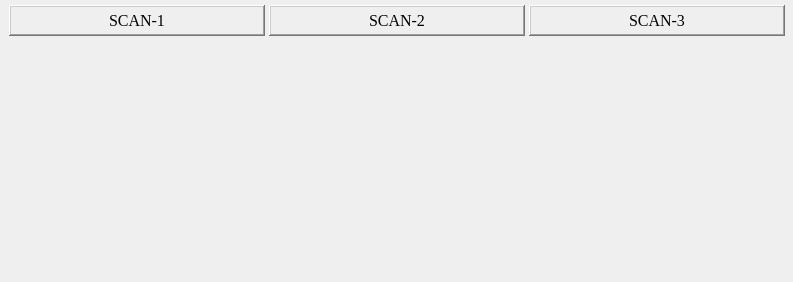
<?xml version="1.0" encoding="UTF-8"?>
<ui version="4.0">
 <class>MainWindow</class>
 <widget class="QMainWindow" name="MainWindow">
  <property name="geometry">
   <rect>
    <x>0</x>
    <y>0</y>
    <width>793</width>
    <height>282</height>
   </rect>
  </property>
  <property name="windowTitle">
   <string>scan3D</string>
  </property>
  <property name="styleSheet">
   <string notr="true"/>
  </property>
  <widget class="QWidget" name="centralwidget">
   <widget class="caFrame" name="caframe">
    <property name="geometry">
     <rect>
      <x>-1</x>
      <y>0</y>
      <width>871</width>
      <height>301</height>
     </rect>
    </property>
    <property name="background">
     <color>
      <red>156</red>
      <green>156</green>
      <blue>156</blue>
     </color>
    </property>
    <property name="backgroundMode">
     <enum>caFrame::Filled</enum>
    </property>
    <widget class="caInclude" name="cainclude">
     <property name="geometry">
      <rect>
       <x>15</x>
       <y>45</y>
       <width>243</width>
       <height>231</height>
      </rect>
     </property>
     <property name="font">
      <font>
       <family>Times New Roman</family>
      </font>
     </property>
     <property name="macro">
      <string notr="true">P=$(W), S=scan1, CONFIG=$(CONFIG)</string>
     </property>
     <property name="filename" stdset="0">
      <string notr="true">../scan/scan.ui</string>
     </property>
    </widget>
    <widget class="caInclude" name="cainclude_2">
     <property name="geometry">
      <rect>
       <x>275</x>
       <y>45</y>
       <width>243</width>
       <height>231</height>
      </rect>
     </property>
     <property name="macro">
      <string notr="true">P=$(W), S=scan2, CONFIG=$(CONFIG)</string>
     </property>
     <property name="filename" stdset="0">
      <string notr="true">../scan/scan.ui</string>
     </property>
    </widget>
    <widget class="caInclude" name="cainclude_3">
     <property name="geometry">
      <rect>
       <x>535</x>
       <y>45</y>
       <width>243</width>
       <height>231</height>
      </rect>
     </property>
     <property name="macro">
      <string notr="true">P=$(W), S=scan3, CONFIG=$(CONFIG)</string>
     </property>
     <property name="filename" stdset="0">
      <string notr="true">../scan/scan.ui</string>
     </property>
    </widget>
    <widget class="caLabel" name="calabel">
     <property name="geometry">
      <rect>
       <x>10</x>
       <y>5</y>
       <width>256</width>
       <height>31</height>
      </rect>
     </property>
     <property name="font">
      <font>
       <family>Times New Roman</family>
       <pointsize>12</pointsize>
       <weight>50</weight>
       <bold>false</bold>
      </font>
     </property>
     <property name="frameShape">
      <enum>QFrame::WinPanel</enum>
     </property>
     <property name="frameShadow">
      <enum>QFrame::Raised</enum>
     </property>
     <property name="lineWidth">
      <number>1</number>
     </property>
     <property name="midLineWidth">
      <number>1</number>
     </property>
     <property name="text">
      <string>SCAN-1</string>
     </property>
     <property name="alignment">
      <set>Qt::AlignCenter</set>
     </property>
     <property name="foreground">
      <color>
       <red>0</red>
       <green>0</green>
       <blue>0</blue>
      </color>
     </property>
     <property name="background">
      <color>
       <red>169</red>
       <green>209</green>
       <blue>239</blue>
      </color>
     </property>
    </widget>
    <widget class="caGraphics" name="cagraphics_2">
     <property name="geometry">
      <rect>
       <x>10</x>
       <y>40</y>
       <width>256</width>
       <height>241</height>
      </rect>
     </property>
     <property name="foreground">
      <color>
       <red>105</red>
       <green>105</green>
       <blue>105</blue>
      </color>
     </property>
     <property name="linestyle" stdset="0">
      <enum>caGraphics::Solid</enum>
     </property>
     <property name="fillstyle" stdset="0">
      <enum>caGraphics::Filled</enum>
     </property>
     <property name="lineSize">
      <number>2</number>
     </property>
     <property name="lineColor">
      <color>
       <red>0</red>
       <green>0</green>
       <blue>0</blue>
      </color>
     </property>
    </widget>
    <widget class="caLabel" name="calabel_2">
     <property name="geometry">
      <rect>
       <x>270</x>
       <y>5</y>
       <width>256</width>
       <height>31</height>
      </rect>
     </property>
     <property name="font">
      <font>
       <family>Times New Roman</family>
       <pointsize>12</pointsize>
       <weight>50</weight>
       <bold>false</bold>
      </font>
     </property>
     <property name="frameShape">
      <enum>QFrame::WinPanel</enum>
     </property>
     <property name="frameShadow">
      <enum>QFrame::Raised</enum>
     </property>
     <property name="lineWidth">
      <number>1</number>
     </property>
     <property name="midLineWidth">
      <number>1</number>
     </property>
     <property name="text">
      <string>SCAN-2</string>
     </property>
     <property name="alignment">
      <set>Qt::AlignCenter</set>
     </property>
     <property name="foreground">
      <color>
       <red>0</red>
       <green>0</green>
       <blue>0</blue>
      </color>
     </property>
     <property name="background">
      <color>
       <red>169</red>
       <green>209</green>
       <blue>239</blue>
      </color>
     </property>
    </widget>
    <widget class="caLabel" name="calabel_3">
     <property name="geometry">
      <rect>
       <x>530</x>
       <y>5</y>
       <width>256</width>
       <height>31</height>
      </rect>
     </property>
     <property name="font">
      <font>
       <family>Times New Roman</family>
       <pointsize>12</pointsize>
       <weight>50</weight>
       <bold>false</bold>
      </font>
     </property>
     <property name="frameShape">
      <enum>QFrame::WinPanel</enum>
     </property>
     <property name="frameShadow">
      <enum>QFrame::Raised</enum>
     </property>
     <property name="lineWidth">
      <number>1</number>
     </property>
     <property name="midLineWidth">
      <number>1</number>
     </property>
     <property name="text">
      <string>SCAN-3</string>
     </property>
     <property name="alignment">
      <set>Qt::AlignCenter</set>
     </property>
     <property name="foreground">
      <color>
       <red>0</red>
       <green>0</green>
       <blue>0</blue>
      </color>
     </property>
     <property name="background">
      <color>
       <red>169</red>
       <green>209</green>
       <blue>239</blue>
      </color>
     </property>
    </widget>
    <widget class="caGraphics" name="cagraphics_3">
     <property name="geometry">
      <rect>
       <x>270</x>
       <y>40</y>
       <width>256</width>
       <height>241</height>
      </rect>
     </property>
     <property name="foreground">
      <color>
       <red>105</red>
       <green>105</green>
       <blue>105</blue>
      </color>
     </property>
     <property name="linestyle" stdset="0">
      <enum>caGraphics::Solid</enum>
     </property>
     <property name="fillstyle" stdset="0">
      <enum>caGraphics::Filled</enum>
     </property>
     <property name="lineSize">
      <number>2</number>
     </property>
     <property name="lineColor">
      <color>
       <red>0</red>
       <green>0</green>
       <blue>0</blue>
      </color>
     </property>
    </widget>
    <widget class="caGraphics" name="cagraphics_4">
     <property name="geometry">
      <rect>
       <x>530</x>
       <y>40</y>
       <width>256</width>
       <height>241</height>
      </rect>
     </property>
     <property name="foreground">
      <color>
       <red>105</red>
       <green>105</green>
       <blue>105</blue>
      </color>
     </property>
     <property name="linestyle" stdset="0">
      <enum>caGraphics::Solid</enum>
     </property>
     <property name="fillstyle" stdset="0">
      <enum>caGraphics::Filled</enum>
     </property>
     <property name="lineSize">
      <number>2</number>
     </property>
     <property name="lineColor">
      <color>
       <red>0</red>
       <green>0</green>
       <blue>0</blue>
      </color>
     </property>
    </widget>
    <zorder>cagraphics_4</zorder>
    <zorder>cagraphics_3</zorder>
    <zorder>calabel</zorder>
    <zorder>cagraphics_2</zorder>
    <zorder>cainclude</zorder>
    <zorder>cainclude_2</zorder>
    <zorder>cainclude_3</zorder>
    <zorder>calabel_2</zorder>
    <zorder>calabel_3</zorder>
   </widget>
  </widget>
 </widget>
 <customwidgets>
  <customwidget>
   <class>caFrame</class>
   <extends>QFrame</extends>
   <header>caFrame</header>
   <container>1</container>
  </customwidget>
  <customwidget>
   <class>caLabel</class>
   <extends>QLabel</extends>
   <header>caLabel</header>
  </customwidget>
  <customwidget>
   <class>caGraphics</class>
   <extends>QWidget</extends>
   <header>caGraphics</header>
  </customwidget>
  <customwidget>
   <class>caInclude</class>
   <extends>QWidget</extends>
   <header>caInclude</header>
  </customwidget>
 </customwidgets>
 <resources/>
 <connections/>
</ui>
